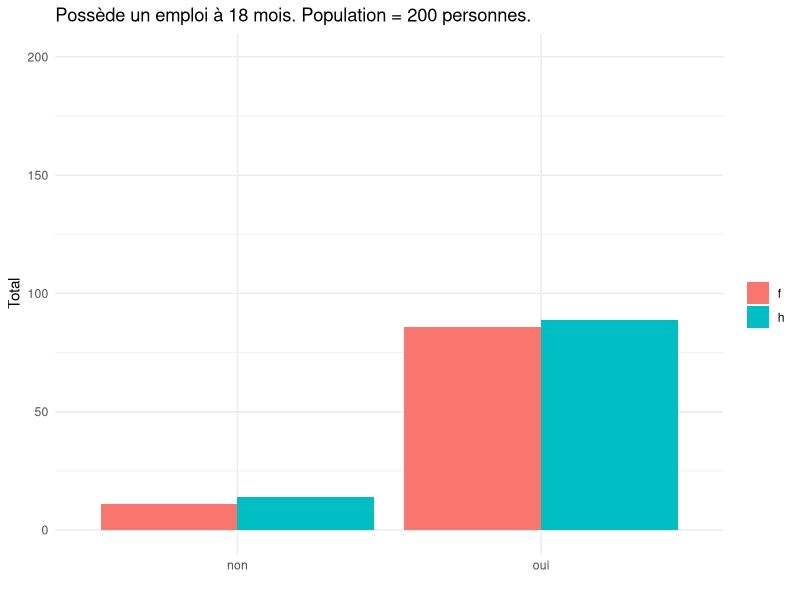
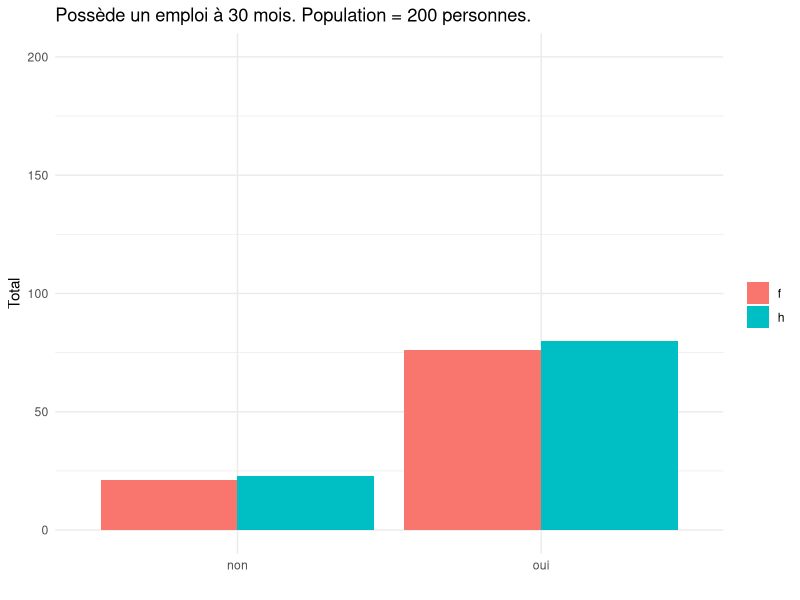

Here is the R script that generated these plots, in order:
## ---- chunk 1
library(ggplot2)
#library(shiny)
#setwd("/Users/Rico/GitHubs_Repo/ter-ove-2017/")
#donne <- read.csv(file="data.csv",head=TRUE,sep="\t")
knitr::opts_chunk$set(echo = TRUE)

## ---- chunk 2
# possibilité de choisir le nombre de données genere grace a shiny
# numericInput("n", "Sur combien d'entree veut on afficher les données ?", 200)
pourcentage<- function(tableau, sub){
  #  pr<- paste(round((nrow(sub)*100)/nrow(tableau), digits = 2), "%")
  pr<- round((nrow(sub)*100)/nrow(tableau), digits = 2)
  return(pr)
}
salaireBrut<-function(salaireNet){
  salaire<-salaireNet*1.299
  return(salaire)
}
## ---- chunk 3
n<-200 #taille des donees a generer

# 18 mois
q4_3 <- sample(1:3, size=n,prob=c(0.84, 0.05, 0.11), replace= TRUE) # Possède un emploi ou pas
q6_5 <- sample(1:13, size=n, replace= TRUE) # Type d'emploi
q6_6r<- sample(2:7, size=n, replace = TRUE) # Niveau d'emploi (ex: Cadre, Ingénieur, etc)
q6_7 <- sample(1:2, size = n,prob=c(0.82, 0.18), replace = TRUE) # Temps partiel ou pleins
q6_14a<-sample(1:99, size=n, replace= TRUE) # Départements
q6_9<-sample(13*10:20*10, size = n, replace = TRUE) #Salaire Net
q2_2<- sample(1:3, size = n, prob = c(0.1, 0.08, 0.82), replace = TRUE) #boursier
# 30 mois
q7_1 <- sample(1:3, size=n, prob=c(0.75, 0.20, 0.05),replace= TRUE) # Possède un emploi ou non
q8_1 <- sample(1:13, size=n, replace= TRUE) # Type d'emploi
q8_2r<- sample(2:7, size= n, replace = TRUE) # Niveau d'emploi (ex: Cadre, Ingénieur, etc)
q8_3<- sample(1:2, size = n,prob=c(0.71, 0.29), replace = TRUE) # Temps partiel ou pleins
dep30 <- sample(1:99, size = n, replace = TRUE) # Non présent dans le questionaire
q8_5<-sample(13*10:20*10, size = n, replace = TRUE) # Salaire Net
boursier30<-sample(1:3, size = n, prob = c(0.1, 0.08, 0.82), replace = TRUE) # Boursier Non present dans le questionnaire

c_sexe<-sample(c("h", "f"), n, prob=c(0.54, 0.46), replace=TRUE) #Definition de sexes

# Data frame avec l'ensemble des donnees
universite <- data.frame(q4_3 , q6_5, q6_6r, q6_7, q7_1, q8_1, q8_2r, q8_3, c_sexe, q6_14a, dep30 , q6_9, q8_5, q2_2, boursier30)
head(universite, n=2)
## ---- chunk 4
insertion<-subset(universite, q4_3 == 1)
insertion2<-subset(universite, q7_1 == 1)
stable<-subset(insertion, q6_5 == 1 | q6_5 == 2 | q6_5 == 3)
stable2<-subset(insertion2, q8_1 == 1 | q8_1 == 2 | q8_1 == 3)
niveauEmploi<-subset(insertion, q6_6r == 2 | q6_6r == 4)
niveauEmploi2<-subset(insertion2, q8_2r == 2 | q8_2r == 4)
tempsPlein<-subset(insertion, q6_7 == 1)
tempsPlein2<-subset(insertion2, q8_3 == 1)

salBrut<-with(tempsPlein, tempsPlein$q6_9) # On recupère uniquement la colonne des salaire net 
salBrut<-salaireBrut(salBrut) #on applique la fonciton de transformation en salaire brut
salBrut30<-salaireBrut(with(tempsPlein2, tempsPlein2$q8_5)) # code du haut en imbriqué (30 mois)
## ---- chunk 5
departement<-75 # On choisit un numéro de département

pourcentage18<-c(pourcentage(universite, insertion), pourcentage(insertion, stable), pourcentage(insertion, tempsPlein), pourcentage(insertion, niveauEmploi), pourcentage(insertion, subset(insertion, q6_6r == 2)), pourcentage(insertion, subset(insertion, insertion$q6_14a != departement)), median(tempsPlein$q6_9), median(salBrut))
pourcentage30<-c(pourcentage(universite, insertion2) ,pourcentage(insertion2, stable2),  pourcentage(insertion2, tempsPlein2), pourcentage(insertion2, niveauEmploi2), pourcentage(insertion, subset(insertion2, q8_2r == 2)), pourcentage(insertion2, subset(insertion2, insertion2$dep30 != departement)), median(tempsPlein2$q8_5), median(salBrut30))
df<-data.frame(pourcentage18, pourcentage30, row.names = c("Taux d'insertion","Part des emplois stable", "Part des emplois a temps plein", "Part des emplois de niveau cadre ou profession intermédiaire", "Part des emplois de niveau cadre", "Part des emplois en dehors de la région", "Salaire Net Median des emplois à Temps Plein", "Salaire brut annuel médian estimé"))
colnames(df) <-c("18 mois", "30 mois")
df
#t(df) # Si on veut transposer la matrice (colonnes deviennent lignes, lignes deviennent colonnes)
## ---- chunk 6
#Afin d'avoir un affichage plus clair pour le plot
universite$insertion18 <-ifelse(universite$q4_3 ==1, "oui", "non")

plotInsertion<-ggplot(universite, aes(x=universite$insertion18, fill=universite$c_sexe)) 
plotInsertion<- plotInsertion + geom_bar(position=position_dodge()) 
plotInsertion<- plotInsertion + xlab("") 
plotInsertion<- plotInsertion + ylab("Total") 
plotInsertion<- plotInsertion + ylim(c(0, n))
plotInsertion<- plotInsertion + ggtitle("Possède un emploi à 18 mois. Population = 200 personnes.") 
plotInsertion<- plotInsertion + scale_fill_discrete(name = "")
plotInsertion<- plotInsertion + theme_minimal()
plotInsertion

universite$insertion30 <-ifelse(universite$q7_1 ==1, "oui", "non")

plotInsertion2<-ggplot(universite, aes(x=universite$insertion30, fill=universite$c_sexe)) 
plotInsertion2<- plotInsertion2 + geom_bar(position=position_dodge()) 
plotInsertion2<- plotInsertion2 + xlab("") 
plotInsertion2<- plotInsertion2 + ylab("Total") 
plotInsertion2<- plotInsertion2 + ylim(c(0,n))
plotInsertion2<- plotInsertion2 + ggtitle("Possède un emploi à 30 mois. Population = 200 personnes.") 
plotInsertion2<- plotInsertion2 + scale_fill_discrete(name = "")
plotInsertion2<- plotInsertion2 + theme_minimal()
plotInsertion2

